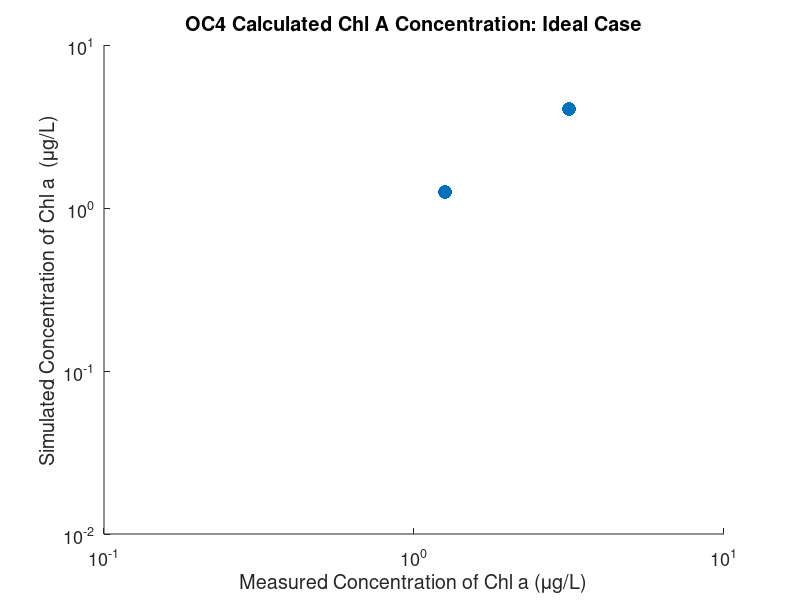

Source code (MATLAB): (Note: this script raises an error after producing the figure.)
clc;
%clear all;
% update QE, wavelength, radiance, downwelling irradiance for each new run

%set the camera paramters here
fullWellCapacity = 16408;
electronsPerPixel=0;
%exposure = 10*10^-6 + .015

%create arrays 
loopCounter=0
iterations=200
electronsPerPixel_Exposure550=zeros(iterations,10);
sensitivity550=zeros(iterations,10);

%more output array setup
outputCell{1,1}='Exposure time';%'Full Well Capacity';'OverallS SNR';'Absolute Sensitivity']
outputCell{1,2}='Electrons per pixel';
photonCountLoc=2
photonShotNoiseLoc=3
electronCountLoc=4;
fullWellCapExcLoc=5;
absSensLoc=6;
SNRWarningLoc=7;
overallSNRLoc=8;
countedPhotonLoc=9
inputRadianceLoc=10
calculatedRadianceLoc=11
calculatedRrsLoc=12
calculatedConcentration_OC4Loc=13
calculatedConcentration_Camera_OC4Loc=14
calculatedRrsSLoc = 15
calculatedChlaSLoc = 16
calculatedRrsDLoc = 17
calculatedChlaDLoc = 18

outputCell=cell(11,3);
outputCell{1,1}='Water Leaving Radiances From 0 to 50 mg/m^3 using a 1380H Camera';
outputCell{electronCountLoc,1}='Electron Count';%'Full Well Capacity';'OverallS SNR';'Absolute Sensitivity']
outputCell{fullWellCapExcLoc,1}='Full Well Capacity Exceeded?';
outputCell{absSensLoc,1}='Absolute Sensitivity';
outputCell{overallSNRLoc,1}='Overall SNR';
outputCell{SNRWarningLoc,1}='Below 7 SNR ratio?';
outputCell{photonCountLoc,1}='Photon Count';
outputCell{photonShotNoiseLoc,1}='photon shot noise';
outputCell{countedPhotonLoc,1}='Counted photons after bit representation';
outputCell{inputRadianceLoc,1} = 'input radiance';
outputCell{calculatedRadianceLoc,1} = 'calcualted radiance';
outputCell{calculatedRrsLoc,1} = 'calcualted Rrs)';
outputCell{calculatedConcentration_OC4Loc,1} = 'calcualted chl a OC4';
outputCell{calculatedConcentration_Camera_OC4Loc,1} = 'calcualted Chl a From Camera OC4';
outputCell{calculatedRrsSLoc,1} = 'calcualted Rrs Including Shot noise';
outputCell{calculatedChlaSLoc,1} = 'calcualted Chl a Including Shot noise (95%)';

outputCell{calculatedRrsDLoc,1} = 'calcualted Rrs Including Shot noise (-)';
outputCell{calculatedChlaDLoc,1} = 'calcualted Chl a Including Shot noise (95%) (-)';
outputCell{1,2}='440 at 0 ug/L';%'Full Well Capacity';'OverallS SNR';'Absolute Sensitivity']
outputCell{1,3}='550 at 0 ug/L';
outputCell{1,4}='510 at 5 ug/L';
outputCell{1,5}='550 at 5 ug/L';
outputCell{1,6}='510 at 10 ug/L';
outputCell{1,7}='550 at 10 ug/L';
outputCell{1,8}='440 at 1 ug/L';
outputCell{1,9}='550 at 1 ug/L';
outputCell{1,10}='440 at .1 ug/L';
outputCell{1,11}='550 at .1 ug/L';
outputCell{1,12}='440 at .5 ug/L';
outputCell{1,13}='550 at .5 ug/L';

minNumber443=2;
maxNumber443=3;
minNumber550=4;
maxNumber550=5;
minNumber680=6;
maxNumber680=7;
minNumber760=8;
maxNumber760=9;

%Varying Constraints
SNRWarningLevel = 7
%physics dependent variables min/max ar 443, 550, 680, 760 nm
% inputRadiance1=.001; %W/m^2/sr/nm
% inputRadiance2=.045; %W/m^2/sr/nm
% inputRadiance3=.001; %W/m^2/sr/nm
% inputRadiance4=.01;  %W/m^2/sr/nm
% inputRadiance5=.00008;
% inputRadiance6=.01;
% inputRadiance7=.000005;
% inputRadiance8=.003;
% 
%input radiance from graph -at 550 nm over different concentrations
% inputRadiance1=.001; %W/m^2/sr/nm
% inputRadiance2=.002; %W/m^2/sr/nm
% inputRadiance3=.0025; %W/m^2/sr/nm
% inputRadiance4=.0025;  %W/m^2/sr/nm
% inputRadiance5=.003;
% inputRadiance6=.0035;
% inputRadiance7=.01;
% inputRadiance8=.01;

%input radiance from graph -at concentration of 10 micrograms per liter nm over different concentrations
inputRadiance1=.028; %W/m^2/sr/nm 440nm at 0 ug/L 1 5 6 4 2 3 
inputRadiance2=.002; %W/m^2/sr/nm 550n at 0 ug/L
inputRadiance3=.002; %W/m^2/sr/nm 510nm at 5 ug/L 2
inputRadiance4=.003;  %W/m^2/sr/nm 550nm at 5 ug/L
inputRadiance5=.0023; %W/m^2/sr/nm 510n at 10 ug/L 3 
inputRadiance6=.00325; %W/m^2/sr/nm 550n at 10 ug/L
inputRadiance7=.0023; %W/m^2/sr/nm 440 at 1 ug/L 4
inputRadiance8=.0023;  %W/m^2/sr/nm 550 at 1 ug/L
inputRadiance9=.01; %W/m^2/sr/nm 440 at .1 ug/L 5 
inputRadiance10=.00225;  %W/m^2/sr/nm 550 at .1 ug/L
inputRadiance11=.004; %W/m^2/sr/nm 440 at .5 ug/L 6 
inputRadiance12=.0029;  %W/m^2/sr/nm 550 at .5 ug/L



radianceMatrix=[inputRadiance1;inputRadiance2; inputRadiance3;inputRadiance4;inputRadiance5;inputRadiance6;inputRadiance7;inputRadiance8;inputRadiance9;inputRadiance10;inputRadiance11;inputRadiance12]%;inputRadiance4;inputRadiance5;inputRadiance6;inputRadiance7;inputRadiance8];
conversionFactor = (1/1000)*(10000/1)*(1/1000)%mW/cm^2/microMeter/sr to W/m^2/sr/nm

%
c=3 * 10^8;
h=6.626 * 10^-34;
wavelengthMatrix = [440;550;510;550;510;550;440;550;440;550;440;550].* 10^-9;
typicalWavespeed = 2.5 ; %m/s speed of oean waves
desiredFOVWidth = 200; %meters

%atmospheric path radiance from ocean optics figure 2 http://www.oceanopticsbook.info/view/remote_sensing/the_atmospheric_correction_problem
atmosphericPathRadianceMatrix = [.005/15;.005/30;.005/30;.005/30;.005/30;.005/30;.005/15;.005/30;.005/15;.005/30;.005/15;.005/30;] % w/m^2/nm
%atmosphericPathRadianceMatrix = [0;0;0;0;0;0;0;0;0;0;0;0;] % w/m^2/nm

%Operationally dependent variables
altitude=100; %meters, the FAAA has a 400 foot maximum currently
numberOfCameras = 2; %system calculations
flightDuration = 1; %hours

%Camera dependent variables
bytesPerPixel = 2;
bitCount= 12;
counts=2^bitCount
electronsPerCount=fullWellCapacity/counts; %correct?

%Interface dependent variables
maxByteRate = 80 * 10^6;

%Light Sensor dependent variables
pixelWidth= 6.45*10^-6; %meters. generally 5-10 um, same height/width
pixelHeight= pixelWidth;%125*10^-6;
pixelArea=pixelWidth^2;%*pixelHeight; %meters
transmissionCoefficient= 80; %paper said generally 70-90% (aka optical efficiency of the sensor
opticalElementEfficiency=.92*.93*.93*.62*.85%percent of light that gets through the optical elements (window (n-bk7 92%),dichroic (93%),bandpass,lens (93%),IRfilter)
sensorHeight = 6.6*10^-3;
sensorWidth  = 8.8*10^-3;
pixelCount=1384*1036;
quantumEfficiency525 = .65;
quantumEfficiency=[.61,.62,.64,.62,.64,.62,.61,.62,.61,.62,.61,.62] %icx285 http://blog.astrofotky.cz/pavelpech/files/2013/03/QE_PBernhard.jpg at 510/550/440/550
%quantumEfficiency = [quantumEfficiency525*.7;quantumEfficiency525*.7;quantumEfficiency525;quantumEfficiency525;quantumEfficiency525*.75;quantumEfficiency525*.75;quantumEfficiency525*.5;quantumEfficiency525*.5]
%fullWellCapacity = 16408;
electronCurrent=5 ;%electrons/second, dependent on temperature
readNoise = 11.9;
%readNoise = 0
%Optics dependent variables
focalLength = 25*10^-3; %meters Larger focal length gives better resolution
fNumber=1.4;
diameterOfAperture = focalLength/fNumber;
viewingAngle= 2*atan(sensorWidth/(2*focalLength))*180/pi/2; %atleast 114.2 degrees for f = .005
filterBandwidth = 10; %nanometers
%exposure = 5*10^-3;

% calculated geometries
FOVWidth=altitude*tan(viewingAngle/180*pi*2/2)*2;
FOVHeight = FOVWidth*40.16/52.06
FOVDiagonal = sqrt(FOVWidth^2+FOVHeight^2)
stationaryResolution= FOVWidth^2/(pixelCount)*10000;%centimeters squared per pixel

%Optimal focal length calculator
 magnification=sensorWidth/FOVWidth;
 calculatedRequiredFocalLength = (sensorWidth*altitude)/(desiredFOVWidth);
 finiteFNumber=fNumber*(magnification+1);
 
 if(finiteFNumber>fNumber*1.05)
     disp('Warning: Finite F Number significantly larger than infinite fNumber');
 end
 
 focalLength400 = .98*focalLength;
 focalLength550 = 1.005*focalLength;
 focalLength700 = 1.02*focalLength;
 focalLengthDifference=focalLength700-focalLength400;
 
 %power consumption calculator
 microcontrollerPowerConsumption=5; %watts
 cameraPowerConsumption = 3.5; %watts
 hardwarePowerConsumption = 1.5 %watts, exaggerated
 
 totalPowerConsumption=numberOfCameras*(cameraPowerConsumption)+ hardwarePowerConsumption + microcontrollerPowerConsumption*numberOfCameras; %watts

 totalEnergy = totalPowerConsumption*flightDuration; %watt*hours (Joules)
 
 %goes through multiple exposure values
% electronsPerPixel_Exposure{loopCounter+1,2} = 0;
%while(exposure < .03*200/150)
%setup of output matrix

%downwelling radiance at the ocean surface for 30 degrees from zenith,
%calculated from input
downwellingIrradiance_30 = [1.15, 1.45, 1.45, 1.45,1.45, 1.45, 1.15, 1.45,1.15, 1.45,1.15, 1.45]%W per meter squared per nanometer. 510, 550, 680, 760,,, 510 =1.45

remoteSensingReflectance = [radianceMatrix(1)/downwellingIrradiance_30(1),radianceMatrix(2)/downwellingIrradiance_30(2)] %440/550
a_coeff=[.3255,-2.7677,2.4409,-1.1288,-.499]
log_10_chla= a_coeff(1)+a_coeff(2)*log10(remoteSensingReflectance(1)/remoteSensingReflectance(2))^1+a_coeff(3)*log10(remoteSensingReflectance(1)/remoteSensingReflectance(2))^2+a_coeff(4)*log10(remoteSensingReflectance(1)/remoteSensingReflectance(2))^3+a_coeff(5)*log10(remoteSensingReflectance(1)/remoteSensingReflectance(2))^4
chl_a_concentration = 10^(log_10_chla) %mg/m^3 or ug/L
outputCell{calculatedConcentration_OC4Loc,2} = chl_a_concentration;

remoteSensingReflectance = [radianceMatrix(3)/downwellingIrradiance_30(3),radianceMatrix(4)/downwellingIrradiance_30(4)] %440/550
a_coeff=[.3255,-2.7677,2.4409,-1.1288,-.499]
log_10_chla= a_coeff(1)+a_coeff(2)*log10(remoteSensingReflectance(1)/remoteSensingReflectance(2))^1+a_coeff(3)*log10(remoteSensingReflectance(1)/remoteSensingReflectance(2))^2+a_coeff(4)*log10(remoteSensingReflectance(1)/remoteSensingReflectance(2))^3+a_coeff(5)*log10(remoteSensingReflectance(1)/remoteSensingReflectance(2))^4
chl_a_concentration = 10^(log_10_chla) %mg/m^3 or ug/L
outputCell{calculatedConcentration_OC4Loc,4} = chl_a_concentration;

remoteSensingReflectance = [radianceMatrix(5)/downwellingIrradiance_30(5),radianceMatrix(6)/downwellingIrradiance_30(6)] %440/550
a_coeff=[.3255,-2.7677,2.4409,-1.1288,-.499]
log_10_chla= a_coeff(1)+a_coeff(2)*log10(remoteSensingReflectance(1)/remoteSensingReflectance(2))^1+a_coeff(3)*log10(remoteSensingReflectance(1)/remoteSensingReflectance(2))^2+a_coeff(4)*log10(remoteSensingReflectance(1)/remoteSensingReflectance(2))^3+a_coeff(5)*log10(remoteSensingReflectance(1)/remoteSensingReflectance(2))^4
chl_a_concentration = 10^(log_10_chla) %mg/m^3 or ug/L
outputCell{calculatedConcentration_OC4Loc,6} = chl_a_concentration;

remoteSensingReflectance = [radianceMatrix(7)/downwellingIrradiance_30(7),radianceMatrix(8)/downwellingIrradiance_30(8)] %440/550
a_coeff=[.3255,-2.7677,2.4409,-1.1288,-.499]
log_10_chla= a_coeff(1)+a_coeff(2)*log10(remoteSensingReflectance(1)/remoteSensingReflectance(2))^1+a_coeff(3)*log10(remoteSensingReflectance(1)/remoteSensingReflectance(2))^2+a_coeff(4)*log10(remoteSensingReflectance(1)/remoteSensingReflectance(2))^3+a_coeff(5)*log10(remoteSensingReflectance(1)/remoteSensingReflectance(2))^4
chl_a_concentration = 10^(log_10_chla) %mg/m^3 or ug/L
outputCell{calculatedConcentration_OC4Loc,8} = chl_a_concentration;

remoteSensingReflectance = [radianceMatrix(9)/downwellingIrradiance_30(9),radianceMatrix(10)/downwellingIrradiance_30(10)] %440/550
a_coeff=[.3255,-2.7677,2.4409,-1.1288,-.499]
log_10_chla= a_coeff(1)+a_coeff(2)*log10(remoteSensingReflectance(1)/remoteSensingReflectance(2))^1+a_coeff(3)*log10(remoteSensingReflectance(1)/remoteSensingReflectance(2))^2+a_coeff(4)*log10(remoteSensingReflectance(1)/remoteSensingReflectance(2))^3+a_coeff(5)*log10(remoteSensingReflectance(1)/remoteSensingReflectance(2))^4
chl_a_concentration = 10^(log_10_chla) %mg/m^3 or ug/L
outputCell{calculatedConcentration_OC4Loc,10} = chl_a_concentration;

remoteSensingReflectance = [radianceMatrix(11)/downwellingIrradiance_30(11),radianceMatrix(12)/downwellingIrradiance_30(12)] %440/550
a_coeff=[.3255,-2.7677,2.4409,-1.1288,-.499]
log_10_chla= a_coeff(1)+a_coeff(2)*log10(remoteSensingReflectance(1)/remoteSensingReflectance(2))^1+a_coeff(3)*log10(remoteSensingReflectance(1)/remoteSensingReflectance(2))^2+a_coeff(4)*log10(remoteSensingReflectance(1)/remoteSensingReflectance(2))^3+a_coeff(5)*log10(remoteSensingReflectance(1)/remoteSensingReflectance(2))^4
chl_a_concentration = 10^(log_10_chla) %mg/m^3 or ug/L
outputCell{calculatedConcentration_OC4Loc,12} = chl_a_concentration;

exposure=10*10^-3

for(matrixValue=1:length(radianceMatrix))
    
darkNoise=(electronCurrent*exposure)^.5;
   %darkNoise=0
%Calculated energy/power quantities
powerPerPixel = (radianceMatrix(matrixValue)+atmosphericPathRadianceMatrix(matrixValue))*stationaryResolution/10000*transmissionCoefficient/100*opticalElementEfficiency*pi*diameterOfAperture^2/(4*altitude^2)*filterBandwidth   %Watts
energyPerPixel = powerPerPixel*exposure
energyOfAPhoton = c*h/wavelengthMatrix(matrixValue)
photonsPerPixel = energyPerPixel/energyOfAPhoton
photonShotNoiseRandom=round(normrnd(0,sqrt(photonsPerPixel)))
electronsPerPixel = (photonsPerPixel)*quantumEfficiency(matrixValue)+darkNoise+readNoise % add in photon shot noise


%reconstruction
totalSignalAsBits = round(electronsPerPixel/electronsPerCount) %round for integer number 
%totalSignalAsBits = (electronsPerPixel/electronsPerCount) %round for integer number 
bitsToElectrons = round(totalSignalAsBits*electronsPerCount) 
%bitsToElectrons = (totalSignalAsBits*electronsPerCount) 

electronsToPhotons = bitsToElectrons/quantumEfficiency(matrixValue) %
%outputCell{countedPhotonLoc,matrixValue+1} = electronsToPhotons(matrixValue);
calculatedEnergyPerPixel= energyOfAPhoton*electronsToPhotons
calculatedPowerPerPixel = calculatedEnergyPerPixel/exposure
radianceFromPower = calculatedPowerPerPixel/(stationaryResolution/10000*transmissionCoefficient/100*opticalElementEfficiency*pi*diameterOfAperture^2/(4*altitude^2)*filterBandwidth)
calculatedRemoteSensingReflectance = radianceFromPower/downwellingIrradiance_30(matrixValue)

    %including the photon shot noise
    electronsPerPixelS = (photonsPerPixel+1.96*sqrt(photonsPerPixel))*quantumEfficiency(matrixValue)+darkNoise+readNoise % add in photon shot noise

    totalSignalAsBitsS = round(electronsPerPixelS/electronsPerCount) %round for integer number 
    bitsToElectronsS = round(totalSignalAsBitsS*electronsPerCount) 
    electronsToPhotonsS = bitsToElectronsS/quantumEfficiency(matrixValue) %
    %outputCell{countedPhotonLoc,matrixValue+1} = electronsToPhotons(matrixValue);
    calculatedEnergyPerPixelS= energyOfAPhoton*electronsToPhotonsS
    calculatedPowerPerPixelS = calculatedEnergyPerPixelS/exposure
    radianceFromPowerS = calculatedPowerPerPixelS/(stationaryResolution/10000*transmissionCoefficient/100*opticalElementEfficiency*pi*diameterOfAperture^2/(4*altitude^2)*filterBandwidth)
    calculatedRemoteSensingReflectanceS = radianceFromPowerS/downwellingIrradiance_30(matrixValue)



    %including the photon shot noise
    electronsPerPixelD = (photonsPerPixel-1.96*sqrt(photonsPerPixel))*quantumEfficiency(matrixValue)+darkNoise+readNoise % add in photon shot noise

    totalSignalAsBitsD = round(electronsPerPixelD/electronsPerCount) %round for integer number 
    bitsToElectronsD = round(totalSignalAsBitsD*electronsPerCount) 
    electronsToPhotonsD = bitsToElectronsD/quantumEfficiency(matrixValue) %
    %outputCell{countedPhotonLoc,matrixValue+1} = electronsToPhotons(matrixValue);
    calculatedEnergyPerPixelD= energyOfAPhoton*electronsToPhotonsD
    calculatedPowerPerPixelD = calculatedEnergyPerPixelD/exposure
    radianceFromPowerD = calculatedPowerPerPixelD/(stationaryResolution/10000*transmissionCoefficient/100*opticalElementEfficiency*pi*diameterOfAperture^2/(4*altitude^2)*filterBandwidth)
    calculatedRemoteSensingReflectanceD = radianceFromPowerD/downwellingIrradiance_30(matrixValue)




% electronsPerPixel_Exposure[loopCounter,loopCounter]=[exposure,electronsPerPixel]
    electronsPerPixel_Exposure550(loopCounter+1,1) = exposure;
    sensitivity550(loopCounter+1,1)=exposure;
    electronsPerPixel_Exposure550(loopCounter+1,matrixValue+1)= electronsPerPixel;
    
%calculated noise and SNR
diffractionLimit =1/(fNumber*wavelengthMatrix(matrixValue)*1000); %line pairs/mm
airyDiskDiameter=2.44*fNumber*wavelengthMatrix(matrixValue); %size of the bright spot in the center of the image, pixel size should be larger than this
if( airyDiskDiameter > pixelWidth)
    disp('Airy Disk Diameter limited');
end
nyquistFrequency = 1/(pixelWidth*2);                %line pairs per mm
snrOfLight=photonsPerPixel^.5 ;                %accurate? from sensitivity of digital
snrOfImage=quantumEfficiency(matrixValue)^.5*snrOfLight;    %accurate? from sensitivity of digital
snrMax = fullWellCapacity^.5;                  %accurate? from sensitivity of digital

%noise sources and SNR
darkNoise=(electronCurrent*exposure)^.5;
photonShotNoise = (quantumEfficiency(matrixValue)*photonsPerPixel)^.5;
% add in random photon shot noise
photonShotNoiseRandGauss =round(normrnd(photonsPerPixel,photonsPerPixel)) %photon shot noise is a gaussian distributed signal
%
effectiveTotalNoise = (darkNoise^2+photonShotNoise^2+readNoise^2)^.5;
%overallSNR = photonsPerPixel/effectiveTotalNoise; %MOST accurate
overallSNR = photonsPerPixel*quantumEfficiency(matrixValue)/(photonsPerPixel*quantumEfficiency(matrixValue)+electronCurrent*exposure+readNoise)^.5; %FROM https://micro.magnet.fsu.edu/primer/digitalimaging/concepts/ccdsnr.html
absoluteSensitivity = effectiveTotalNoise/quantumEfficiency(matrixValue); %minimum photon countfor signal to match noise level, accurate?

sensitivity550(loopCounter+1,matrixValue+1)=effectiveTotalNoise*(counts/fullWellCapacity)*(radianceMatrix(matrixValue)/(counts));

electronsPerPixel_Exposure550(loopCounter+1,10)= effectiveTotalNoise;
%calculated interface values
maximumFPS = maxByteRate/(numberOfCameras*pixelCount*bytesPerPixel);

%Sanity Checks
if(electronsPerPixel>fullWellCapacity)
    fullWellCapacityExceeded = 'Yes';
    disp('Full well capacity exceeded')
else
     fullWellCapacityExceeded = 'No';
    disp('Within full well capacity bound')
end

if(overallSNR<SNRWarningLevel)
    SNRWarningLevelExceeded = 'Yes';
    disp('SNR Warning Level exceeded')
else
     SNRWarningLevelExceeded = 'No';
    disp('Within SNR Warning Level')
end

outputCell{electronCountLoc,matrixValue+1} = electronsPerPixel;
outputCell{fullWellCapExcLoc,matrixValue+1} = fullWellCapacityExceeded;
outputCell{absSensLoc,matrixValue+1} = absoluteSensitivity;
outputCell{overallSNRLoc,matrixValue+1} = overallSNR;
outputCell{SNRWarningLoc,matrixValue+1} = SNRWarningLevelExceeded;
outputCell{photonCountLoc,matrixValue+1} = photonsPerPixel;
outputCell{photonShotNoiseLoc,matrixValue+1} = photonShotNoiseRandom;
outputCell{inputRadianceLoc,matrixValue+1} = radianceMatrix(matrixValue);
outputCell{calculatedRadianceLoc,matrixValue+1} = radianceFromPower;
outputCell{calculatedRrsLoc,matrixValue+1} = calculatedRemoteSensingReflectance;

outputCell{calculatedRrsSLoc,matrixValue+1} = calculatedRemoteSensingReflectanceS;
outputCell{calculatedRrsDLoc,matrixValue+1} = calculatedRemoteSensingReflectanceD;
end

%Calculated chl concentration with quantization, noise, and atmospheric
%path radiance
%calculated from camera
calculatedRemoteSensingReflectance =[outputCell{calculatedRrsLoc,2},outputCell{calculatedRrsLoc,3}]
a_coeff=[.3255,-2.7677,2.4409,-1.1288,-.499]
log_10_chla= a_coeff(1)+a_coeff(2)*log10(calculatedRemoteSensingReflectance(1)/calculatedRemoteSensingReflectance(2))^1+a_coeff(3)*log10(calculatedRemoteSensingReflectance(1)/calculatedRemoteSensingReflectance(2))^2+a_coeff(4)*log10(calculatedRemoteSensingReflectance(1)/calculatedRemoteSensingReflectance(2))^3+a_coeff(5)*log10(calculatedRemoteSensingReflectance(1)/calculatedRemoteSensingReflectance(2))^4
chl_a_concentration_calculated = 10^(log_10_chla) %mg/m^3 or ug/L
outputCell{calculatedConcentration_Camera_OC4Loc,2} = chl_a_concentration_calculated;
%calculated from camera
calculatedRemoteSensingReflectance =[outputCell{calculatedRrsLoc,4},outputCell{calculatedRrsLoc,5}]
a_coeff=[.3255,-2.7677,2.4409,-1.1288,-.499]
log_10_chla= a_coeff(1)+a_coeff(2)*log10(calculatedRemoteSensingReflectance(1)/calculatedRemoteSensingReflectance(2))^1+a_coeff(3)*log10(calculatedRemoteSensingReflectance(1)/calculatedRemoteSensingReflectance(2))^2+a_coeff(4)*log10(calculatedRemoteSensingReflectance(1)/calculatedRemoteSensingReflectance(2))^3+a_coeff(5)*log10(calculatedRemoteSensingReflectance(1)/calculatedRemoteSensingReflectance(2))^4
chl_a_concentration_calculated = 10^(log_10_chla) %mg/m^3 or ug/L
outputCell{calculatedConcentration_Camera_OC4Loc,4} = chl_a_concentration_calculated;
%calculated from camera
calculatedRemoteSensingReflectance =[outputCell{calculatedRrsLoc,6},outputCell{calculatedRrsLoc,7}]
a_coeff=[.3255,-2.7677,2.4409,-1.1288,-.499]
log_10_chla= a_coeff(1)+a_coeff(2)*log10(calculatedRemoteSensingReflectance(1)/calculatedRemoteSensingReflectance(2))^1+a_coeff(3)*log10(calculatedRemoteSensingReflectance(1)/calculatedRemoteSensingReflectance(2))^2+a_coeff(4)*log10(calculatedRemoteSensingReflectance(1)/calculatedRemoteSensingReflectance(2))^3+a_coeff(5)*log10(calculatedRemoteSensingReflectance(1)/calculatedRemoteSensingReflectance(2))^4
chl_a_concentration_calculated = 10^(log_10_chla) %mg/m^3 or ug/L
outputCell{calculatedConcentration_Camera_OC4Loc,6} = chl_a_concentration_calculated;
%calculated from camera
calculatedRemoteSensingReflectance =[outputCell{calculatedRrsLoc,8},outputCell{calculatedRrsLoc,9}]
a_coeff=[.3255,-2.7677,2.4409,-1.1288,-.499]
log_10_chla= a_coeff(1)+a_coeff(2)*log10(calculatedRemoteSensingReflectance(1)/calculatedRemoteSensingReflectance(2))^1+a_coeff(3)*log10(calculatedRemoteSensingReflectance(1)/calculatedRemoteSensingReflectance(2))^2+a_coeff(4)*log10(calculatedRemoteSensingReflectance(1)/calculatedRemoteSensingReflectance(2))^3+a_coeff(5)*log10(calculatedRemoteSensingReflectance(1)/calculatedRemoteSensingReflectance(2))^4
chl_a_concentration_calculated = 10^(log_10_chla) %mg/m^3 or ug/L
outputCell{calculatedConcentration_Camera_OC4Loc,8} = chl_a_concentration_calculated;
%calculated from camera
calculatedRemoteSensingReflectance =[outputCell{calculatedRrsLoc,10},outputCell{calculatedRrsLoc,11}]
a_coeff=[.3255,-2.7677,2.4409,-1.1288,-.499]
log_10_chla= a_coeff(1)+a_coeff(2)*log10(calculatedRemoteSensingReflectance(1)/calculatedRemoteSensingReflectance(2))^1+a_coeff(3)*log10(calculatedRemoteSensingReflectance(1)/calculatedRemoteSensingReflectance(2))^2+a_coeff(4)*log10(calculatedRemoteSensingReflectance(1)/calculatedRemoteSensingReflectance(2))^3+a_coeff(5)*log10(calculatedRemoteSensingReflectance(1)/calculatedRemoteSensingReflectance(2))^4
chl_a_concentration_calculated = 10^(log_10_chla) %mg/m^3 or ug/L
outputCell{calculatedConcentration_Camera_OC4Loc,10} = chl_a_concentration_calculated;
%calculated from camera
calculatedRemoteSensingReflectance =[outputCell{calculatedRrsLoc,12},outputCell{calculatedRrsLoc,13}]
a_coeff=[.3255,-2.7677,2.4409,-1.1288,-.499]
log_10_chla= a_coeff(1)+a_coeff(2)*log10(calculatedRemoteSensingReflectance(1)/calculatedRemoteSensingReflectance(2))^1+a_coeff(3)*log10(calculatedRemoteSensingReflectance(1)/calculatedRemoteSensingReflectance(2))^2+a_coeff(4)*log10(calculatedRemoteSensingReflectance(1)/calculatedRemoteSensingReflectance(2))^3+a_coeff(5)*log10(calculatedRemoteSensingReflectance(1)/calculatedRemoteSensingReflectance(2))^4
chl_a_concentration_calculated = 10^(log_10_chla) %mg/m^3 or ug/L
outputCell{calculatedConcentration_Camera_OC4Loc,12} = chl_a_concentration_calculated;

%including shot noise (positive)
%calculated from camera
calculatedRemoteSensingReflectance =[outputCell{calculatedRrsSLoc,2},outputCell{calculatedRrsSLoc,3}]
a_coeff=[.3255,-2.7677,2.4409,-1.1288,-.499]
log_10_chla= a_coeff(1)+a_coeff(2)*log10(calculatedRemoteSensingReflectance(1)/calculatedRemoteSensingReflectance(2))^1+a_coeff(3)*log10(calculatedRemoteSensingReflectance(1)/calculatedRemoteSensingReflectance(2))^2+a_coeff(4)*log10(calculatedRemoteSensingReflectance(1)/calculatedRemoteSensingReflectance(2))^3+a_coeff(5)*log10(calculatedRemoteSensingReflectance(1)/calculatedRemoteSensingReflectance(2))^4
chl_a_concentration_calculated = 10^(log_10_chla) %mg/m^3 or ug/L
outputCell{calculatedChlaSLoc,2} = chl_a_concentration_calculated;
%calculated from camera
calculatedRemoteSensingReflectance = [outputCell{calculatedRrsSLoc,4},outputCell{calculatedRrsSLoc,5}];
a_coeff=[.3255,-2.7677,2.4409,-1.1288,-.499]
log_10_chla= a_coeff(1)+a_coeff(2)*log10(calculatedRemoteSensingReflectance(1)/calculatedRemoteSensingReflectance(2))^1+a_coeff(3)*log10(calculatedRemoteSensingReflectance(1)/calculatedRemoteSensingReflectance(2))^2+a_coeff(4)*log10(calculatedRemoteSensingReflectance(1)/calculatedRemoteSensingReflectance(2))^3+a_coeff(5)*log10(calculatedRemoteSensingReflectance(1)/calculatedRemoteSensingReflectance(2))^4
chl_a_concentration_calculated = 10^(log_10_chla) %mg/m^3 or ug/L
outputCell{calculatedChlaSLoc,4} = chl_a_concentration_calculated;
%calculated from camera
calculatedRemoteSensingReflectance =[outputCell{calculatedRrsSLoc,6},outputCell{calculatedRrsSLoc,7}]
a_coeff=[.3255,-2.7677,2.4409,-1.1288,-.499]
log_10_chla= a_coeff(1)+a_coeff(2)*log10(calculatedRemoteSensingReflectance(1)/calculatedRemoteSensingReflectance(2))^1+a_coeff(3)*log10(calculatedRemoteSensingReflectance(1)/calculatedRemoteSensingReflectance(2))^2+a_coeff(4)*log10(calculatedRemoteSensingReflectance(1)/calculatedRemoteSensingReflectance(2))^3+a_coeff(5)*log10(calculatedRemoteSensingReflectance(1)/calculatedRemoteSensingReflectance(2))^4
chl_a_concentration_calculated = 10^(log_10_chla) %mg/m^3 or ug/L
outputCell{calculatedChlaSLoc,6} = chl_a_concentration_calculated;
%calculated from camera
calculatedRemoteSensingReflectance =[outputCell{calculatedRrsSLoc,8},outputCell{calculatedRrsSLoc,9}]
a_coeff=[.3255,-2.7677,2.4409,-1.1288,-.499]
log_10_chla= a_coeff(1)+a_coeff(2)*log10(calculatedRemoteSensingReflectance(1)/calculatedRemoteSensingReflectance(2))^1+a_coeff(3)*log10(calculatedRemoteSensingReflectance(1)/calculatedRemoteSensingReflectance(2))^2+a_coeff(4)*log10(calculatedRemoteSensingReflectance(1)/calculatedRemoteSensingReflectance(2))^3+a_coeff(5)*log10(calculatedRemoteSensingReflectance(1)/calculatedRemoteSensingReflectance(2))^4
chl_a_concentration_calculated = 10^(log_10_chla) %mg/m^3 or ug/L
outputCell{calculatedChlaSLoc,8} = chl_a_concentration_calculated;
%calculated from camera
calculatedRemoteSensingReflectance =[outputCell{calculatedRrsSLoc,10},outputCell{calculatedRrsSLoc,11}]
a_coeff=[.3255,-2.7677,2.4409,-1.1288,-.499]
log_10_chla= a_coeff(1)+a_coeff(2)*log10(calculatedRemoteSensingReflectance(1)/calculatedRemoteSensingReflectance(2))^1+a_coeff(3)*log10(calculatedRemoteSensingReflectance(1)/calculatedRemoteSensingReflectance(2))^2+a_coeff(4)*log10(calculatedRemoteSensingReflectance(1)/calculatedRemoteSensingReflectance(2))^3+a_coeff(5)*log10(calculatedRemoteSensingReflectance(1)/calculatedRemoteSensingReflectance(2))^4
chl_a_concentration_calculated = 10^(log_10_chla) %mg/m^3 or ug/L
outputCell{calculatedChlaSLoc,10} = chl_a_concentration_calculated;
%calculated from camera
calculatedRemoteSensingReflectance =[outputCell{calculatedRrsSLoc,12},outputCell{calculatedRrsSLoc,13}]
a_coeff=[.3255,-2.7677,2.4409,-1.1288,-.499]
log_10_chla= a_coeff(1)+a_coeff(2)*log10(calculatedRemoteSensingReflectance(1)/calculatedRemoteSensingReflectance(2))^1+a_coeff(3)*log10(calculatedRemoteSensingReflectance(1)/calculatedRemoteSensingReflectance(2))^2+a_coeff(4)*log10(calculatedRemoteSensingReflectance(1)/calculatedRemoteSensingReflectance(2))^3+a_coeff(5)*log10(calculatedRemoteSensingReflectance(1)/calculatedRemoteSensingReflectance(2))^4
chl_a_concentration_calculated = 10^(log_10_chla) %mg/m^3 or ug/L
outputCell{calculatedChlaSLoc,12} = chl_a_concentration_calculated;

%including shot noise (negative)
%calculated from camera
calculatedRemoteSensingReflectance =[outputCell{calculatedRrsDLoc,2},outputCell{calculatedRrsDLoc,3}]
a_coeff=[.3255,-2.7677,2.4409,-1.1288,-.499]
log_10_chla= a_coeff(1)+a_coeff(2)*log10(calculatedRemoteSensingReflectance(1)/calculatedRemoteSensingReflectance(2))^1+a_coeff(3)*log10(calculatedRemoteSensingReflectance(1)/calculatedRemoteSensingReflectance(2))^2+a_coeff(4)*log10(calculatedRemoteSensingReflectance(1)/calculatedRemoteSensingReflectance(2))^3+a_coeff(5)*log10(calculatedRemoteSensingReflectance(1)/calculatedRemoteSensingReflectance(2))^4
chl_a_concentration_calculated = 10^(log_10_chla) %mg/m^3 or ug/L
outputCell{calculatedChlaDLoc,2} = chl_a_concentration_calculated;
%calculated from camera
calculatedRemoteSensingReflectance =[outputCell{calculatedRrsDLoc,4},outputCell{calculatedRrsDLoc,5}]
a_coeff=[.3255,-2.7677,2.4409,-1.1288,-.499]
log_10_chla= a_coeff(1)+a_coeff(2)*log10(calculatedRemoteSensingReflectance(1)/calculatedRemoteSensingReflectance(2))^1+a_coeff(3)*log10(calculatedRemoteSensingReflectance(1)/calculatedRemoteSensingReflectance(2))^2+a_coeff(4)*log10(calculatedRemoteSensingReflectance(1)/calculatedRemoteSensingReflectance(2))^3+a_coeff(5)*log10(calculatedRemoteSensingReflectance(1)/calculatedRemoteSensingReflectance(2))^4
chl_a_concentration_calculated = 10^(log_10_chla) %mg/m^3 or ug/L
outputCell{calculatedChlaDLoc,4} = chl_a_concentration_calculated;
%calculated from camera
calculatedRemoteSensingReflectance =[outputCell{calculatedRrsDLoc,6},outputCell{calculatedRrsDLoc,7}]
a_coeff=[.3255,-2.7677,2.4409,-1.1288,-.499]
log_10_chla= a_coeff(1)+a_coeff(2)*log10(calculatedRemoteSensingReflectance(1)/calculatedRemoteSensingReflectance(2))^1+a_coeff(3)*log10(calculatedRemoteSensingReflectance(1)/calculatedRemoteSensingReflectance(2))^2+a_coeff(4)*log10(calculatedRemoteSensingReflectance(1)/calculatedRemoteSensingReflectance(2))^3+a_coeff(5)*log10(calculatedRemoteSensingReflectance(1)/calculatedRemoteSensingReflectance(2))^4
chl_a_concentration_calculated = 10^(log_10_chla) %mg/m^3 or ug/L
outputCell{calculatedChlaDLoc,6} = chl_a_concentration_calculated;
%calculated from camera
calculatedRemoteSensingReflectance =[outputCell{calculatedRrsDLoc,8},outputCell{calculatedRrsDLoc,9}]
a_coeff=[.3255,-2.7677,2.4409,-1.1288,-.499]
log_10_chla= a_coeff(1)+a_coeff(2)*log10(calculatedRemoteSensingReflectance(1)/calculatedRemoteSensingReflectance(2))^1+a_coeff(3)*log10(calculatedRemoteSensingReflectance(1)/calculatedRemoteSensingReflectance(2))^2+a_coeff(4)*log10(calculatedRemoteSensingReflectance(1)/calculatedRemoteSensingReflectance(2))^3+a_coeff(5)*log10(calculatedRemoteSensingReflectance(1)/calculatedRemoteSensingReflectance(2))^4
chl_a_concentration_calculated = 10^(log_10_chla) %mg/m^3 or ug/L
outputCell{calculatedChlaDLoc,8} = chl_a_concentration_calculated;
%figure
%calculated from camera
calculatedRemoteSensingReflectance =[outputCell{calculatedRrsDLoc,10},outputCell{calculatedRrsDLoc,11}]
a_coeff=[.3255,-2.7677,2.4409,-1.1288,-.499]
log_10_chla= a_coeff(1)+a_coeff(2)*log10(calculatedRemoteSensingReflectance(1)/calculatedRemoteSensingReflectance(2))^1+a_coeff(3)*log10(calculatedRemoteSensingReflectance(1)/calculatedRemoteSensingReflectance(2))^2+a_coeff(4)*log10(calculatedRemoteSensingReflectance(1)/calculatedRemoteSensingReflectance(2))^3+a_coeff(5)*log10(calculatedRemoteSensingReflectance(1)/calculatedRemoteSensingReflectance(2))^4
chl_a_concentration_calculated = 10^(log_10_chla) %mg/m^3 or ug/L
outputCell{calculatedChlaDLoc,10} = chl_a_concentration_calculated;
%figure
%calculated from camera
calculatedRemoteSensingReflectance =[outputCell{calculatedRrsDLoc,12},outputCell{calculatedRrsDLoc,13}]
a_coeff=[.3255,-2.7677,2.4409,-1.1288,-.499]
log_10_chla= a_coeff(1)+a_coeff(2)*log10(calculatedRemoteSensingReflectance(1)/calculatedRemoteSensingReflectance(2))^1+a_coeff(3)*log10(calculatedRemoteSensingReflectance(1)/calculatedRemoteSensingReflectance(2))^2+a_coeff(4)*log10(calculatedRemoteSensingReflectance(1)/calculatedRemoteSensingReflectance(2))^3+a_coeff(5)*log10(calculatedRemoteSensingReflectance(1)/calculatedRemoteSensingReflectance(2))^4
chl_a_concentration_calculated = 10^(log_10_chla) %mg/m^3 or ug/L
outputCell{calculatedChlaDLoc,12} = chl_a_concentration_calculated;
figure


chlaOC4_including_path_and_binary=[outputCell{calculatedConcentration_Camera_OC4Loc,2},outputCell{calculatedConcentration_Camera_OC4Loc,4},outputCell{calculatedConcentration_Camera_OC4Loc,6},outputCell{calculatedConcentration_Camera_OC4Loc,8},outputCell{calculatedConcentration_Camera_OC4Loc,10},outputCell{calculatedConcentration_Camera_OC4Loc,12}]
chlaOC4_ed_and_Lu=[outputCell{calculatedConcentration_OC4Loc,2},outputCell{calculatedConcentration_OC4Loc,4},outputCell{calculatedConcentration_OC4Loc,6},outputCell{calculatedConcentration_OC4Loc,8},outputCell{calculatedConcentration_OC4Loc,10},outputCell{calculatedConcentration_OC4Loc,12}]
x=[.01,5,10,1,.1,.5]
errorBarSizeUp=[(outputCell{calculatedConcentration_Camera_OC4Loc,2}-outputCell{calculatedChlaSLoc,2}),(outputCell{calculatedConcentration_Camera_OC4Loc,4}-outputCell{calculatedChlaSLoc,4}),(outputCell{calculatedConcentration_Camera_OC4Loc,6}-outputCell{calculatedChlaSLoc,6}),(outputCell{calculatedConcentration_Camera_OC4Loc,8}-outputCell{calculatedChlaSLoc,8}),(outputCell{calculatedConcentration_Camera_OC4Loc,10}-outputCell{calculatedChlaSLoc,10}),(outputCell{calculatedConcentration_Camera_OC4Loc,12}-outputCell{calculatedChlaSLoc,12})]
errorBarSizeDown = [(outputCell{calculatedConcentration_Camera_OC4Loc,2}-outputCell{calculatedChlaDLoc,2}),(outputCell{calculatedConcentration_Camera_OC4Loc,4}-outputCell{calculatedChlaDLoc,4}),(outputCell{calculatedConcentration_Camera_OC4Loc,6}-outputCell{calculatedChlaDLoc,6}),(outputCell{calculatedConcentration_Camera_OC4Loc,8}-outputCell{calculatedChlaDLoc,8}),(outputCell{calculatedConcentration_Camera_OC4Loc,10}-outputCell{calculatedChlaDLoc,10}),(outputCell{calculatedConcentration_Camera_OC4Loc,12}-outputCell{calculatedChlaDLoc,12})]
HNew=scatter(x(2:6),chlaOC4_ed_and_Lu(2:6),36,'filled', 'LineWidth',15)
set(gca,'xscale','log')
set(gca,'yscale','log')
%keyboard %dbcont
hold on
%ENew=errorbar(x(2:6),chlaOC4_including_path_and_binary(2:6),errorBarSizeUp(2:6),errorBarSizeDown(2:6),'vertical','o')
%keyboard %dbcont
set(HNew,'SizeData', 100)
%set(ENew,'MarkerSize', 10,'MarkerFaceColor', [0 1 1], ...
%    'MarkerEdgeColor', [0 .5 0])
%errorbar_tick(ENew, 30);
%scatter(x,chlaOC4_including_shot_and_path_and_binary)
hold off
xlabel('Measured Concentration of Chl a (\mug/L)','FontSize', 24)
ylabel('Simulated Concentration of Chl a  (\mug/L)','FontSize', 24)
%title('Saturation of Full Well Capacity at 550 nm as a Function of Exposure Time')
%h_legend=legend('Without noise and environmental effects','With noise and environmental effects')
%set(h_legend,'FontSize',12);
%axis([-.1 12 -1 10])

title('OC4 Calculated Chl A Concentration: Ideal Case')%; 'with Noise and Environmental Factors'},'FontSize', 18)

%APE_Noise = (chlaOC4_including_path_and_binary-chlaOC4_ed_and_Lu)./chlaOC4_ed_and_Lu*100
%APE_Path = (chlaOC4_including_path_and_binary-chlaOC4_ed_and_Lu)./chlaOC4_ed_and_Lu*100
%APE_PSNU = (errorBarSizeUp)./chlaOC4_ed_and_Lu*100
%APE_PSNL = (errorBarSizeDown)./chlaOC4_ed_and_Lu*100
 set(gca,'fontsize',13) 
 
hline = refline([1 0]);
hline.Color = 'r';
%%
%capturedElectrons=[outputCell{4,2},outputCell{4,3}]
totalSignalAsBits = round(electronsPerPixel/electronsPerCount)
bitsToElectrons = round(totalSignalAsBits*electronsPerCount)
electronsToPhotons = bitsToElectrons/quantumEfficiency(1)
outputCell{countedPhotonLoc,matrixValue+1} = electronsToPhotons(matrixValue);
calculatedEnergyPerPixel= energyOfAPhoton*electronsToPhotons
calculatedPowerPerPixel = calculatedEnergyPerPixel/exposure
radianceFromPower = calculatedPowerPerPixel/(stationaryResolution/10000*transmissionCoefficient/100*opticalElementEfficiency*pi*diameterOfAperture^2/(4*altitude^2)*filterBandwidth)
calculatedRemoteSensingReflectance = [radianceFromPower(1)/downwellingIrradiance_30(1),radianceFromPower(2)/downwellingIrradiance_30(2)] %440/550

%%

a_coeff=[.3255,-2.7677,2.4409,-1.1288,-.499]
log_10_chla= a_coeff(1)+a_coeff(2)*log10(calculatedRemoteSensingReflectance(1)/calculatedRemoteSensingReflectance(2))^1+a_coeff(3)*log10(calculatedRemoteSensingReflectance(1)/calculatedRemoteSensingReflectance(2))^2+a_coeff(4)*log10(calculatedRemoteSensingReflectance(1)/calculatedRemoteSensingReflectance(2))^3+a_coeff(5)*log10(calculatedRemoteSensingReflectance(1)/calculatedRemoteSensingReflectance(2))^4
chl_a_concentration_calculated = 10^(log_10_chla) %mg/m^3 or ug/L
%calculate the chlorophyll concentration from the input radiances
%%
% plotting the errors
load('Errors saved as APE.mat')
x=[.01,5,10,1,.1,.5]
figure


x_reorder = x(:, [ 1 5 6 4 2 3])
HNew=scatter(x(2:6),APE_PSNU(2:6),36,'filled', 'LineWidth',15) %1 5 6 4 2 3 
hold on

HNew2=scatter(x(2:6),APE_PSNL(2:6),36,'filled', 'LineWidth',15)

%plot(x,APE_PSNL,'-x')
HNew3=scatter(x(2:6),APE_Path(2:6),36,'filled', 'LineWidth',15)

HNew4=scatter(x(2:6),APE_Noise(2:6),36,'filled', 'LineWidth',15)


plot(x_reorder(2:6),APE_PSNU(:,[  5 6 4 2 3]),'b','LineWidth',1.5)

plot(x_reorder(2:6),APE_PSNL(:,[  5 6 4 2 3]),'Color', [1 .3 0],'LineWidth',1.5)

plot(x_reorder(2:6),APE_Path(:,[  5 6 4 2 3]), 'Color', [.9 .7 0],'LineWidth',1.5)

plot(x_reorder(2:6),APE_Noise(:,[  5 6 4 2 3]), 'Color', [.5 0 0.9],'LineWidth',1.5)

%set(gca,'xscale','log')
%set(gca,'yscale','log')
%hold on
set(HNew,'SizeData', 150)
set(HNew2,'SizeData', 150)
set(HNew3,'SizeData', 150)
set(HNew4,'SizeData', 150)
%set(ENew,'MarkerSize', 10,'MarkerFaceColor', [0 1 1], ...
%    'MarkerEdgeColor', [0 .5 0])
hold off
xlabel('Measured Concentration of Chl a (\mug/L)','FontSize', 24)
ylabel('Percent Error from Ideal Case','FontSize', 24)
h_legend=legend('Photon shot noise (upper 95%)','Photon shot noise (lower 95%)','Atmospheric path radiance','Camera noise and quantization')
set(h_legend,'FontSize',11);
title({'Effects of Path Radiance and Camera Noise' ;'Sources on Calculated Chl Concentration'},'FontSize', 18)
set(gca,'xscale','log')
hline = refline([0 0]);
hline.Color = 'k';
 set(gca,'fontsize',13) 
